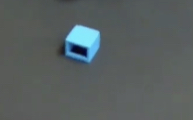
#> input picture ComputerVision/block.jpg, 193 x 120 px
$ python distance_between.py --image block.jpg --width 1.0   (older library calls are emulated)
#> lines starting #> are read from the running program, lines starting #| are printed output that depends on the picture; after the words box and inside, x2 and y2 are one past the last pixel; in counts of white or black regions, pixels touching at a corner belong together
# import the necessary packages
from scipy.spatial import distance as dist
from imutils import perspective
from imutils import contours
import numpy as np
import argparse
import imutils
import cv2

def midpoint(ptA, ptB):
	return ((ptA[0] + ptB[0]) * 0.5, (ptA[1] + ptB[1]) * 0.5)

# construct the argument parse and parse the arguments
ap = argparse.ArgumentParser()
ap.add_argument("-i", "--image", required=True,
	help="path to the input image")
ap.add_argument("-w", "--width", type=float, required=True,
	help="width of the left-most object in the image (in mm)")
args = vars(ap.parse_args())

# load the image, convert it to grayscale, and blur it slightly
image = cv2.imread(args["image"])
#> image is the input picture: shape (120, 193, 3); mean B, G, R 95.9, 95.5, 88.1
gray = cv2.cvtColor(image, cv2.COLOR_BGR2GRAY)
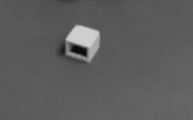
#> gray: shape (120, 193); min 9, max 209, mean 93.4
gray = cv2.GaussianBlur(gray, (7, 7), 0)

# perform edge detection, then perform a dilation + erosion to
# close gaps in between object edges
edged = cv2.Canny(gray, 50, 100)
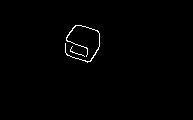
#> edged: shape (120, 193); 0.76% white in thin lines or dots, all inside (x1, y1, x2, y2) = (65, 25, 100, 63)
edged = cv2.dilate(edged, None, iterations=1)
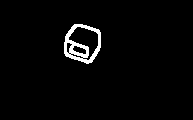
#> edged: shape (120, 193); 2.6% white; 1 white region, box (x1, y1, x2, y2) and area: (64, 24, 101, 64) 591
edged = cv2.erode(edged, None, iterations=1)

# find contours in the edge map
cnts = cv2.findContours(edged.copy(), cv2.RETR_EXTERNAL,
	cv2.CHAIN_APPROX_SIMPLE)
#> cnts = 1 contour; box (x1, y1, x2, y2) and area: (65, 25, 100, 63) 36
cnts = imutils.grab_contours(cnts)

# sort the contours from left-to-right and, then initialize the
# distance colors and reference object
(cnts, _) = contours.sort_contours(cnts)
colors = ((0, 0, 255), (240, 0, 159), (0, 165, 255), (255, 255, 0),
	(255, 0, 255))
refObj = None

# loop over the contours individually
for c in cnts:
	# if the contour is not sufficiently large, ignore it
	if cv2.contourArea(c) < 100:
		continue

	# compute the rotated bounding box of the contour
	box = cv2.minAreaRect(c)
	box = cv2.cv.BoxPoints(box) if imutils.is_cv2() else cv2.boxPoints(box)
	box = np.array(box, dtype="int")

	# order the points in the contour such that they appear
	# in top-left, top-right, bottom-right, and bottom-left
	# order, then draw the outline of the rotated bounding
	# box
	box = perspective.order_points(box)

	# compute the center of the bounding box
	cX = np.average(box[:, 0])
	cY = np.average(box[:, 1])

	# if this is the first contour we are examining (i.e.,
	# the left-most contour), we presume this is the
	# reference object
	if refObj is None:
		# unpack the ordered bounding box, then compute the
		# midpoint between the top-left and top-right points,
		# followed by the midpoint between the top-right and
		# bottom-right
		(tl, tr, br, bl) = box
		(tlblX, tlblY) = midpoint(tl, bl)
		(trbrX, trbrY) = midpoint(tr, br)

		# compute the Euclidean distance between the midpoints,
		# then construct the reference object
		D = dist.euclidean((tlblX, tlblY), (trbrX, trbrY))
		refObj = (box, (cX, cY), D / args["width"])
		continue

	# draw the contours on the image
	orig = image.copy()
	cv2.drawContours(orig, [box.astype("int")], -1, (0, 255, 0), 2)
	cv2.drawContours(orig, [refObj[0].astype("int")], -1, (0, 255, 0), 2)

	# stack the reference coordinates and the object coordinates
	# to include the object center
	refCoords = np.vstack([refObj[0], refObj[1]])
	objCoords = np.vstack([box, (cX, cY)])

    	# loop over the original points
	for ((xA, yA), (xB, yB), color) in zip(refCoords, objCoords, colors):
		# draw circles corresponding to the current points and
		# connect them with a line
		cv2.circle(orig, (int(xA), int(yA)), 5, color, -1)
		cv2.circle(orig, (int(xB), int(yB)), 5, color, -1)
		cv2.line(orig, (int(xA), int(yA)), (int(xB), int(yB)),
			color, 2)

		# compute the Euclidean distance between the coordinates,
		# and then convert the distance in pixels to distance in
		# units
		D = dist.euclidean((xA, yA), (xB, yB)) / refObj[2]
		(mX, mY) = midpoint((xA, yA), (xB, yB))
		cv2.putText(orig, "{:.1f}mm".format(D), (int(mX), int(mY - 10)),
			cv2.FONT_HERSHEY_SIMPLEX, 0.55, color, 2)

		# show the output image
		cv2.imshow("Image", orig)
		cv2.waitKey(0)
#> this loop made 1 pass

$ run again, on ComputerVision/full_track.JPG
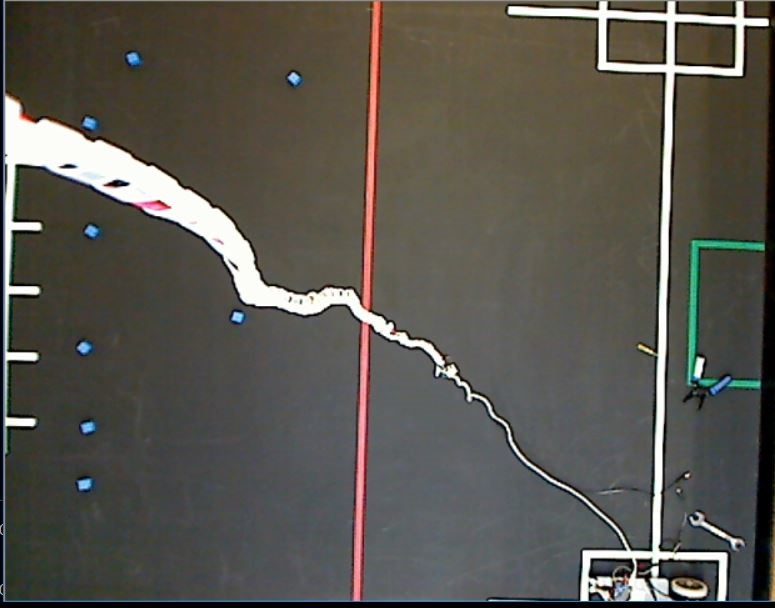
#> input picture ComputerVision/full_track.JPG, 775 x 608 px
#> image is the input picture: shape (608, 775, 3); mean B, G, R 79.4, 86.5, 89
#> `edged = cv2.erode(edged, None, iterations=1)`:
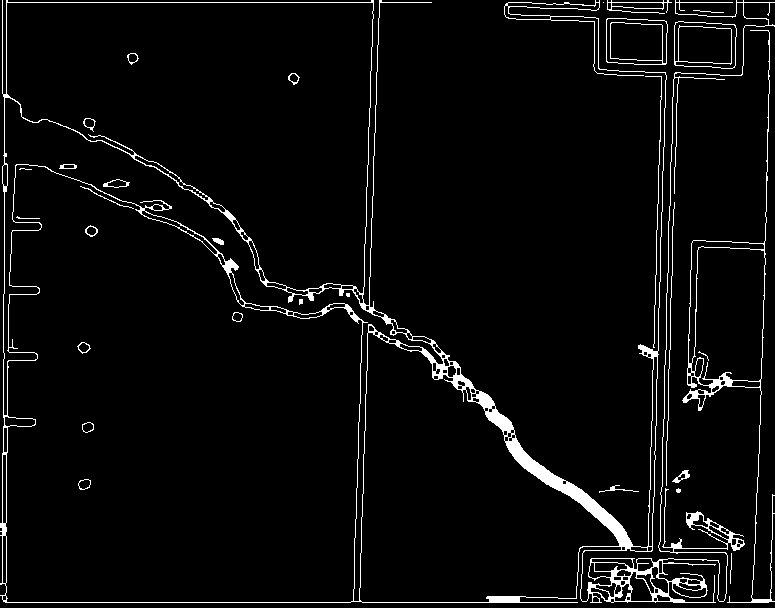
#> edged: shape (608, 775); 4.2% white; 30 white regions (5 under 20 px)
#> cnts = 13 contours, 7 with area under 20; largest, box (x1, y1, x2, y2) and area: (0, 0, 775, 603) 270508, (682, 30, 775, 603) 10967, (674, 21, 737, 69) 2677, (606, 18, 668, 65) 2669, (607, 0, 672, 14) 318, (672, 470, 690, 483) 90
#> the loop `for c in cnts:` made 13 passes
#> (cX, cY, tl, tr, br, bl, tlblX, tlblY) on pass 1: (386.5, 300.5, [0, 0], [773, 0], [773, 601], [0, 601], 0, 300.5)
#> after the loop `for c in cnts:`:
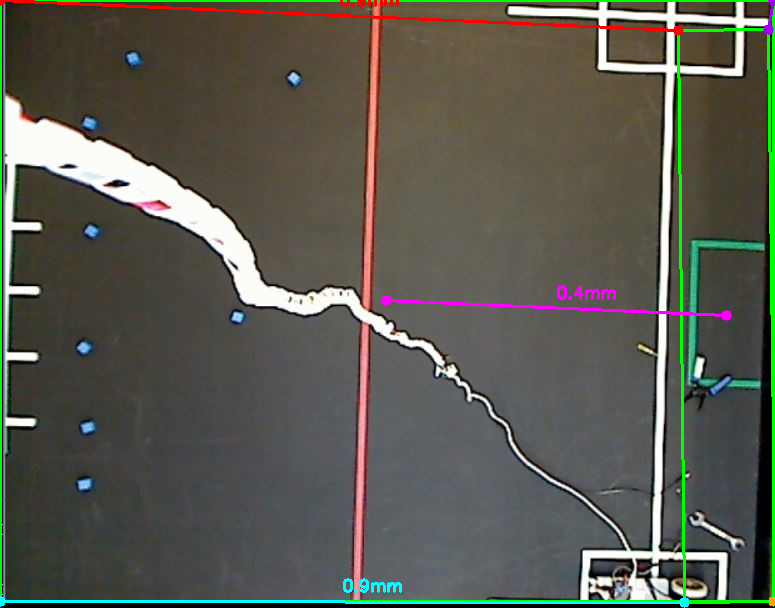
#> orig: shape (608, 775, 3); mean B, G, R 79.9, 90.1, 89.2
#> after the loop `for c in cnts:`: tlblX = 0; tlblY = 300.5; trbrX = 773; trbrY = 300.5

$ run again, on ComputerVision/full_track2.JPG
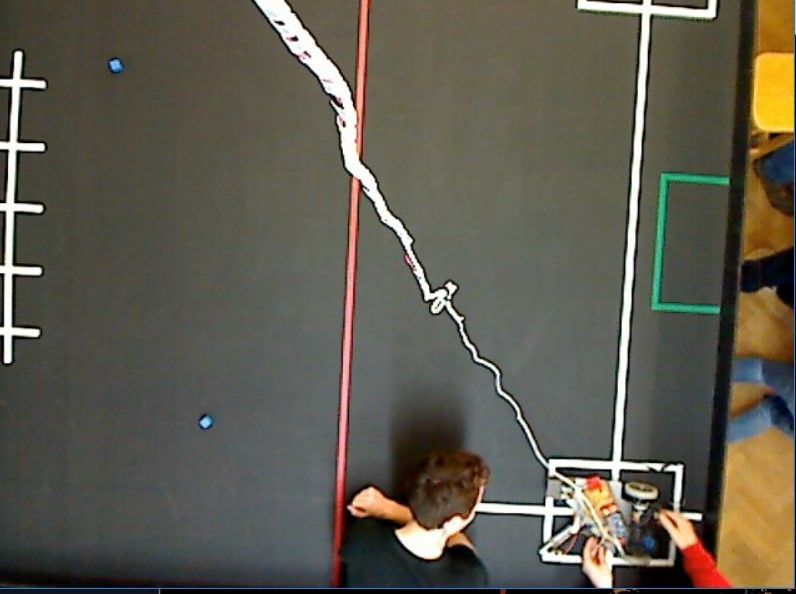
#> input picture ComputerVision/full_track2.JPG, 796 x 594 px
#> image is the input picture: shape (594, 796, 3); mean B, G, R 79, 91.3, 94.8
#> `edged = cv2.erode(edged, None, iterations=1)`:
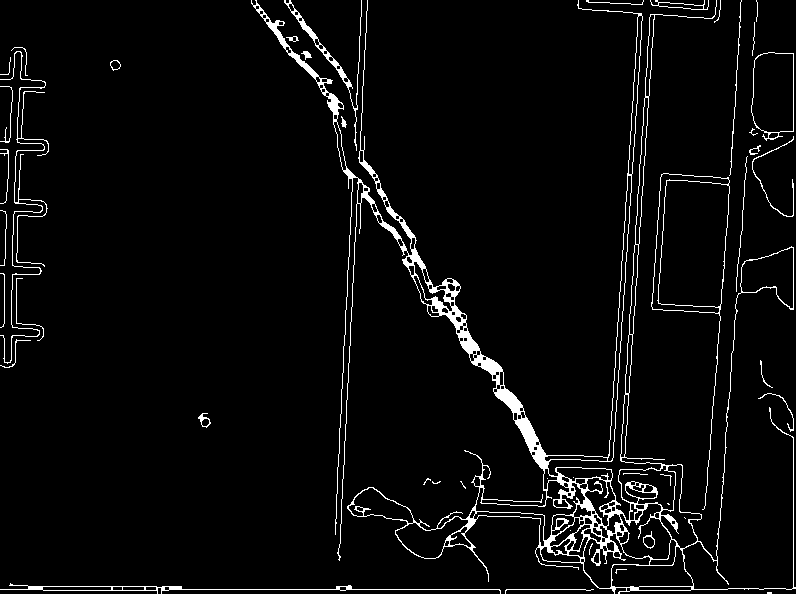
#> edged: shape (594, 796); 4.2% white in thin lines or dots
#> cnts = 36 contours, 22 with area under 20; largest, box (x1, y1, x2, y2) and area: (251, 0, 796, 594) 32082, (651, 173, 730, 510) 9357, (751, 52, 794, 141) 3158, (0, 583, 501, 594) 631, (284, 0, 362, 151) 514
#> the loop `for c in cnts:` made 36 passes
#> (cX, cY, tl, tr, br, bl, tlblX, tlblY) on pass 1: (249.8, 588.5, [0, 582], [499, 595], [500, 585], [0, 592], 0, 587)
#> after the loop `for c in cnts:`:
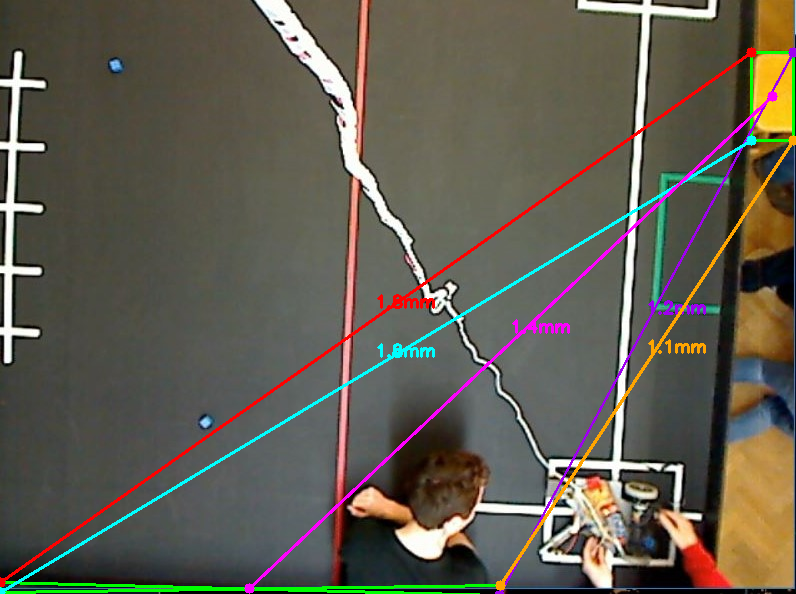
#> orig: shape (594, 796, 3); mean B, G, R 80.5, 92.6, 97
#> after the loop `for c in cnts:`: tlblX = 0; tlblY = 587; trbrX = 499.5; trbrY = 590

$ run again, on ComputerVision/full_track3.JPG
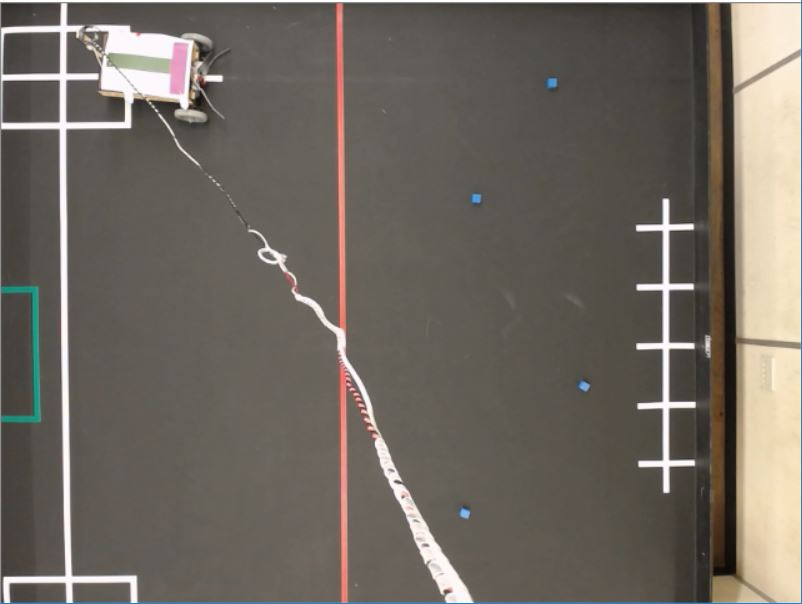
#> input picture ComputerVision/full_track3.JPG, 802 x 604 px
#> image is the input picture: shape (604, 802, 3); mean B, G, R 96.7, 104.8, 111.2
#> `edged = cv2.erode(edged, None, iterations=1)`:
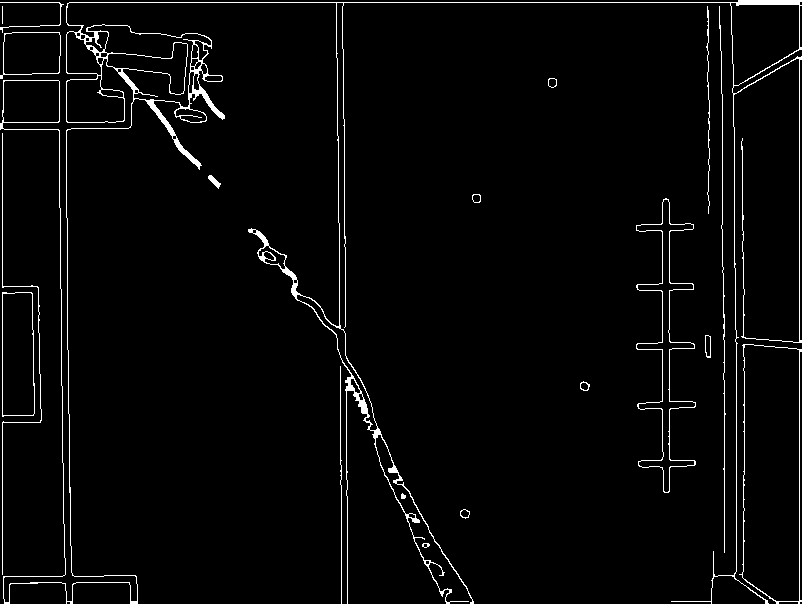
#> edged: shape (604, 802); 2.9% white in thin lines or dots
#> cnts = 19 contours, 5 with area under 20; largest, box (x1, y1, x2, y2) and area: (0, 0, 802, 604) 20355, (739, 344, 802, 604) 13830, (2, 292, 35, 417) 3800, (636, 198, 696, 493) 3560, (0, 32, 61, 79) 2334
#> the loop `for c in cnts:` made 19 passes
#> (cX, cY, tlblX, tlblY, trbrX, trbrY, refObj) on pass 1: (30, 55, 0, 55, 60, 55, ([[0, 32], [60, 32], [60, 78], [0, 78]], (30, 55), 60))
#> after the loop `for c in cnts:`:
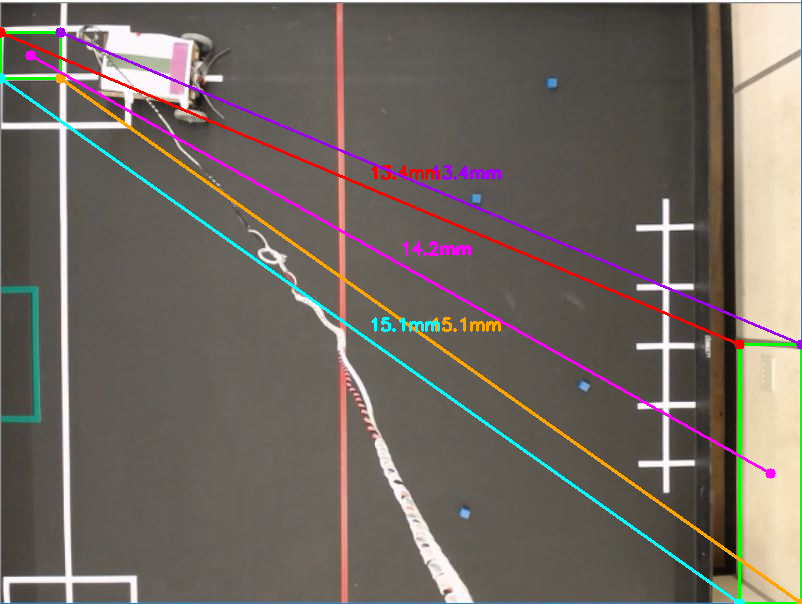
#> orig: shape (604, 802, 3); mean B, G, R 97.7, 104.9, 112.8
#> after the loop `for c in cnts:`: tlblX = 0; tlblY = 55; trbrX = 60; trbrY = 55
